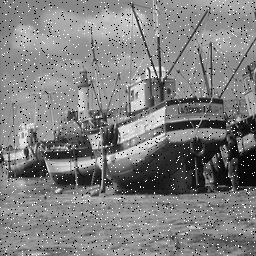
%> input picture 2/Boat2_1.tif, 256 x 256 px
$ octave --eval "result = cannyedge(imread('Boat2_1.tif'));"   (GNU Octave 9; MATLAB toolbox functions it lacks are replaced by stand-ins)
%> lines starting %> are read from the running program, lines starting %| are printed output that depends on the picture; in (x1, y1, x2, y2) boxes, pixels count from 0 and x2, y2 are one past the last pixel; in counts of white or black regions, pixels touching at a corner belong together; the program's own positions count from 1
% Team Project 2
%
% 9-27-11
% CPE 428
% Team Spaceman: Jason Dreisbach, Blake Rafter, and Jennifer Tighe


% our filter function

%mask must be an odd size square

function [output] = cannyedge(input)

%bin_input = im2bw(input);
bin_input = rgb2gray(input);
%> bin_input is the input picture: size 256x256 uint8; min 0, max 255, mean 127.7

subplot(331); imshow(input); title('Input Image');
subplot(332); imshow(edge(bin_input, 'canny', 0.5, 0.5)); title('Thresh = 0.5, Sigma = 0.5');
%> after `imshow(edge(bin_input, 'canny', 0.5, 0.5))`:
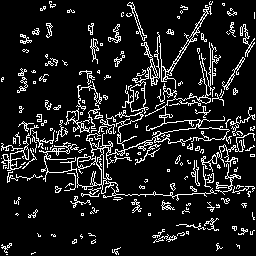
%> displayed picture: size 256x256 logical; 11.5% white in thin lines or dots
subplot(333); imshow(edge(bin_input, 'canny', 0.5, 1)); title('Thresh = 0.5, Sigma = 1');
%> after `imshow(edge(bin_input, 'canny', 0.5, 1))`:
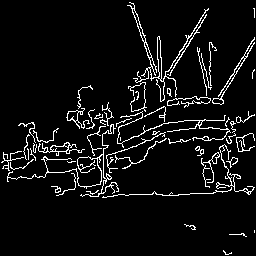
%> displayed picture: size 256x256 logical; 6.4% white in thin lines or dots
subplot(334); imshow(edge(bin_input, 'canny', 0.5, 2)); title('Thresh = 0.5, Sigma = 2');
%> after `imshow(edge(bin_input, 'canny', 0.5, 2))`:
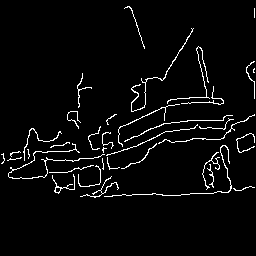
%> displayed picture: size 256x256 logical; 3.8% white in thin lines or dots, all inside (x1, y1, x2, y2) = (1, 6, 255, 198)
subplot(335); imshow(edge(bin_input, 'canny', 0.1, 0.5)); title('Thresh = 0.1, Sigma = 0.5');
%> after `imshow(edge(bin_input, 'canny', 0.1, 0.5))`:
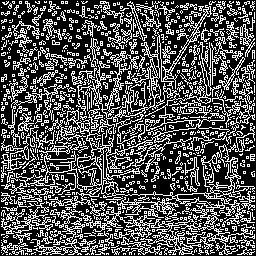
%> displayed picture: size 256x256 logical; 32.7% white in thin lines or dots
subplot(336); imshow(edge(bin_input, 'canny', 0.9, 0.5)); title('Thresh = 0.9, Sigma = 0.5');
%> after `imshow(edge(bin_input, 'canny', 0.9, 0.5))`:
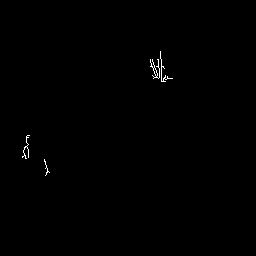
%> displayed picture: size 256x256 logical; 0.29% white in thin lines or dots, all inside (x1, y1, x2, y2) = (22, 51, 173, 176)
subplot(337); imshow(edge(bin_input, 'canny', 0.1, 1)); title('Thresh = 0.1, Sigma = 1');
%> after `imshow(edge(bin_input, 'canny', 0.1, 1))`:
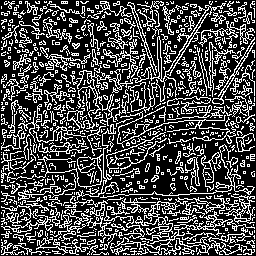
%> displayed picture: size 256x256 logical; 28.9% white in thin lines or dots
subplot(338); imshow(edge(bin_input, 'canny', 0.9, 2)); title('Thresh = 0.9, Sigma = 2');
%> after `imshow(edge(bin_input, 'canny', 0.9, 2))`:
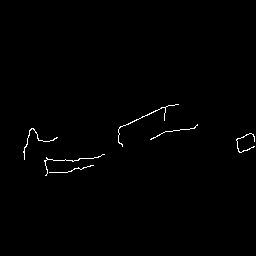
%> displayed picture: size 256x256 logical; 0.67% white in thin lines or dots, all inside (x1, y1, x2, y2) = (23, 104, 255, 176)
%> (the run ends here)

$ run again, on 2/corner_window.jpg
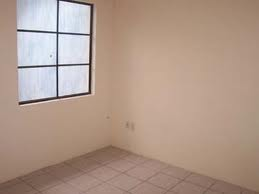
%> input picture 2/corner_window.jpg, 259 x 194 px
%> in cannyedge, `bin_input = rgb2gray(input);`:
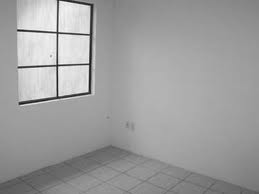
%> bin_input: size 194x259 uint8; min 17, max 250, mean 158.2
%> in cannyedge, `imshow(edge(bin_input, 'canny', 0.9, 2))`:
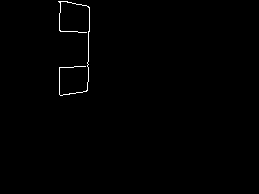
%> displayed picture: size 194x259 logical; 0.52% white in thin lines or dots, all inside (x1, y1, x2, y2) = (58, 1, 90, 96)

$ run again, on 2/corridor.jpg
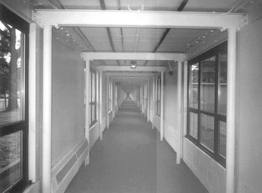
%> input picture 2/corridor.jpg, 262 x 193 px
%> in cannyedge, `imshow(edge(bin_input, 'canny', 0.5, 0.5))`:
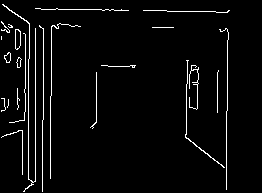
%> displayed picture: size 193x262 logical; 3.7% white in thin lines or dots, all inside (x1, y1, x2, y2) = (1, 4, 230, 192)
%> in cannyedge, `imshow(edge(bin_input, 'canny', 0.1, 1))`:
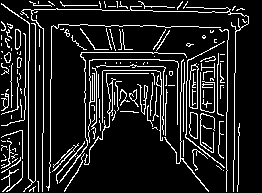
%> displayed picture: size 193x262 logical; 12.6% white in thin lines or dots

$ run again, on 2/tree.jpg
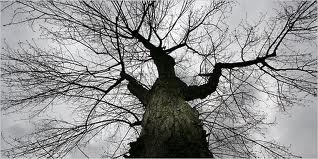
%> input picture 2/tree.jpg, 318 x 159 px
%> in cannyedge, `imshow(edge(bin_input, 'canny', 0.9, 2))`:
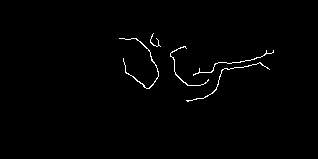
%> displayed picture: size 159x318 logical; 0.97% white in thin lines or dots, all inside (x1, y1, x2, y2) = (119, 33, 274, 102)
